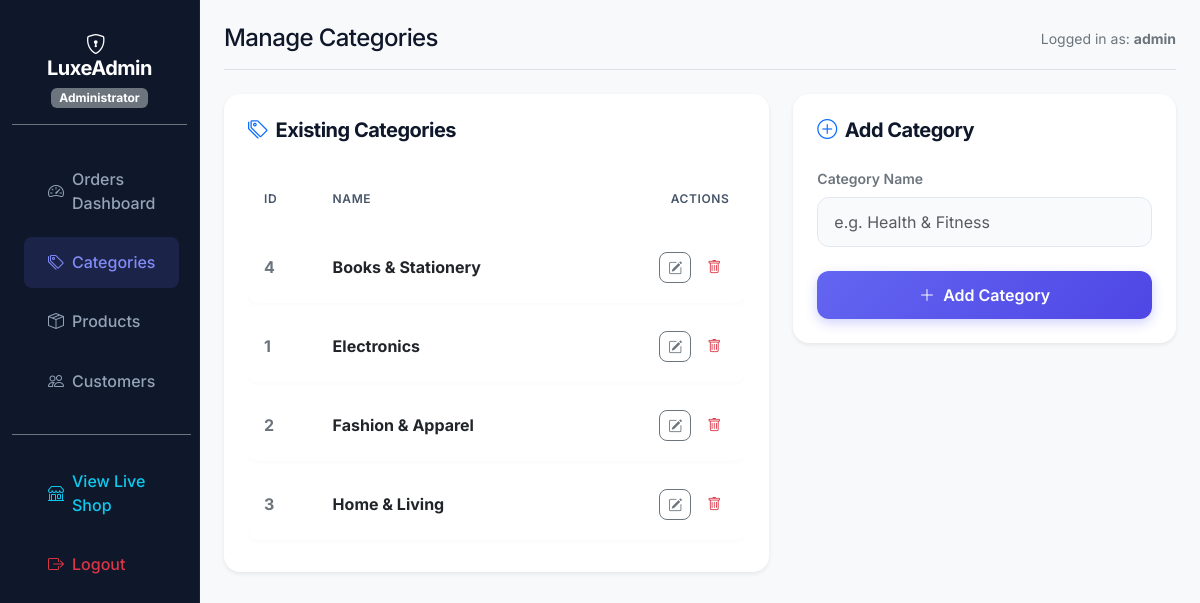
Screenshot of /admin/categories.php (signed in) with the database file from the repository.
### tables this page shows
CREATE TABLE IF NOT EXISTS `categories` (
    `id` INT AUTO_INCREMENT PRIMARY KEY,
    `name` VARCHAR(100) NOT NULL UNIQUE,
    `created_at` TIMESTAMP DEFAULT CURRENT_TIMESTAMP
);

### config/db.php (called while the page is built, shortened)
<?php
function sanitize($data) {
    return htmlspecialchars(trim($data), ENT_QUOTES, 'UTF-8');
}
?>

### admin/categories.php (the view, shortened to what this page needs)
<?php
require_once '../config/db.php';
require_once '../includes/admin_header.php';
$edit_category = null;
$categories = [];
try {
    $categories = $pdo->query("SELECT * FROM categories ORDER BY name ASC")->fetchAll();
} catch (PDOException $e) {
    $error_msg = "Failed to load categories: " . $e->getMessage();
}
?>
<div class="row g-4">
    <div class="col-md-7">
        <div class="card border-0 shadow-sm rounded-4 bg-white p-4">
            <h5 class="fw-bold mb-4"><i class="bi bi-tags me-2 text-primary"></i>Existing Categories</h5>
            <?php if (empty($categories)): ?>
                <div class="text-center py-4 text-muted">
                    <i class="bi bi-tag display-5"></i>
                    <p class="mt-2">No categories defined yet.</p>
                </div>
            <?php else: ?>
                <div class="table-responsive">
                    <table class="table align-middle table-premium mb-0">
                        <thead>
                            <tr>
                                <th scope="col" class="ps-3">ID</th>
                                <th scope="col">Name</th>
                                <th scope="col" class="text-end pe-3">Actions</th>
                            </tr>
                        </thead>
                        <tbody>
                            <?php foreach ($categories as $cat): ?>
                                <tr>
                                    <td class="ps-3 fw-bold text-secondary"><?php echo $cat['id']; ?></td>
                                    <td><strong><?php echo sanitize($cat['name']); ?></strong></td>
                                    <td class="text-end pe-3">
                                        <div class="d-flex justify-content-end gap-2">
                                            <a href="categories.php?edit=<?php echo $cat['id']; ?>" class="btn btn-sm btn-outline-secondary rounded-3" title="Edit">
                                                <i class="bi bi-pencil-square"></i>
                                            </a>
                                            <form action="categories.php" method="POST" class="d-inline" onsubmit="return confirm('Deleting this category will set associated products category to Uncategorized. Proceed?');">
                                                <button type="submit" name="delete_category" class="btn btn-sm btn-outline-danger border-0">
                                                    <i class="bi bi-trash"></i>
                                                </button>
                                            </form>
                                        </div>
                                    </td>
                                </tr>
                            <?php endforeach; ?>
                        </tbody>
                    </table>
                </div>
            <?php endif; ?>
        </div>
    </div>
    <div class="col-md-5">
        <div class="card border-0 shadow-sm rounded-4 bg-white p-4">
            <?php if ($edit_category): ?>
                <h5 class="fw-bold mb-4 text-indigo"><i class="bi bi-pencil-square me-2"></i>Edit Category</h5>
                <form action="categories.php" method="POST">
                    <input type="hidden" name="id" value="<?php echo $edit_category['id']; ?>">
                    <div class="mb-3">
                        <label for="name" class="form-label small fw-semibold text-secondary">Category Name</label>
                        <input type="text" name="name" id="name" class="form-control form-control-custom" value="<?php echo sanitize($edit_category['name']); ?>" required>
                    </div>
                    <div class="d-flex gap-2">
                        <button type="submit" name="edit_category" class="btn btn-premium w-100 border-0">Save Changes</button>
                        <a href="categories.php" class="btn btn-secondary btn-premium-outline w-100 border-2">Cancel</a>
                    </div>
                </form>
            <?php else: ?>
                <h5 class="fw-bold mb-4"><i class="bi bi-plus-circle me-2 text-primary"></i>Add Category</h5>
                <form action="categories.php" method="POST">
                    <div class="mb-4">
                        <label for="name" class="form-label small fw-semibold text-secondary">Category Name</label>
                        <input type="text" name="name" id="name" class="form-control form-control-custom" placeholder="e.g. Health & Fitness" required>
                    </div>
                    <button type="submit" name="add_category" class="btn btn-premium w-100 border-0">
                        <i class="bi bi-plus-lg me-1"></i> Add Category
                    </button>
                </form>
            <?php endif; ?>
        </div>
    </div>
</div>
<?php require_once '../includes/admin_footer.php'; ?>

### assets/css/style.css (style rules this page uses)
:root { --primary-gradient: linear-gradient(135deg, #6366f1 0%, #4f46e5 100%); --accent-gradient: linear-gradient(135deg, #14b8a6 0%, #0d9488 100%); --warning-gradient: linear-gradient(135deg, #f59e0b 0%, #d97706 100%); --danger-gradient: linear-gradient(135deg, #ef4444 0%, #dc2626 100%); --bg-main: #f8fafc; --card-bg: #ffffff; --text-primary: #0f172a; --text-secondary: #475569; --border-color: #e2e8f0; --neon-indigo: #818cf8; --font-inter: 'Inter', sans-serif; }
body { font-family: var(--font-inter); background-color: var(--bg-main); color: var(--text-primary); min-height: 100vh; display: flex; flex-direction: column; overflow-x: hidden; }
h1, h2, h3, h4, h5, h6 { font-weight: 700; letter-spacing: -0.025em; color: var(--text-primary); }
.btn-premium { background: var(--primary-gradient); color: #ffffff !important; font-weight: 600; border: none; border-radius: 0.75rem; padding: 0.75rem 1.5rem; transition: all 0.25s ease; box-shadow: 0 4px 12px rgba(99, 102, 241, 0.3); }
.form-control-custom { border-radius: 0.75rem; padding: 0.75rem 1rem; border: 1px solid var(--border-color); background-color: #f8fafc; transition: all 0.2s ease; }
.table-premium { border-collapse: separate; border-spacing: 0 0.5rem; }
.table-premium thead th { border: none; color: var(--text-secondary); font-weight: 600; text-transform: uppercase; font-size: 0.75rem; letter-spacing: 0.05em; padding: 1rem; }
.table-premium tbody tr { background: #ffffff; box-shadow: 0 2px 4px rgba(0, 0, 0, 0.02); border-radius: 0.5rem; transition: transform 0.2s ease, box-shadow 0.2s ease; }
.table-premium tbody td { border: none; padding: 1.25rem 1rem; vertical-align: middle; }
.table-premium tbody tr td:first-child { border-top-left-radius: 0.75rem; border-bottom-left-radius: 0.75rem; }
.table-premium tbody tr td:last-child { border-top-right-radius: 0.75rem; border-bottom-right-radius: 0.75rem; }

### rows the page displays
categories: id "4", name "Books & Stationery"
categories: id "1", name "Electronics"
categories: id "2", name "Fashion & Apparel"
categories: id "3", name "Home & Living"

### other values shown
$page_title "Manage Categories"
$_SESSION['admin_username'] "admin"
